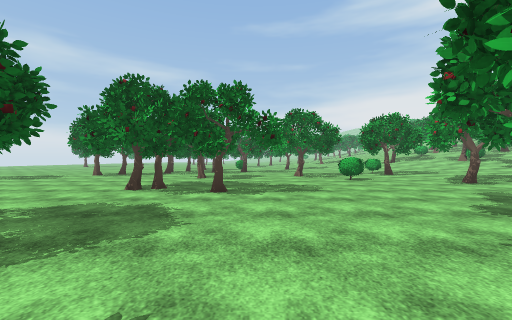
[1] (above)

24 first-person views from a walk through a scene from a Unity 3-D project. The camera is 1.4 m above the floor, looks level and sees 90° across. The floor is counted in squares, 2 m on a side. Each view is taken from the middle of a square. On the plan, view 1 faces up. The plan holds only what a view shows up to about 9 squares ahead; the rest is blank. The place goes on beyond the plan. The player character is not drawn. Some surface patterns are stand-ins.

[2]
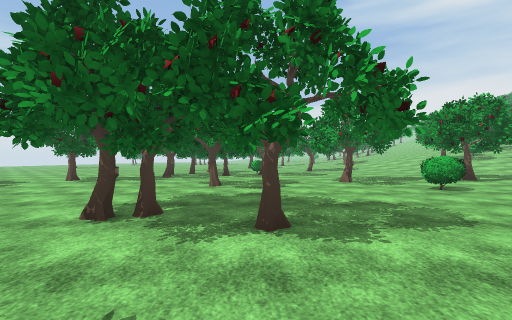

[3]
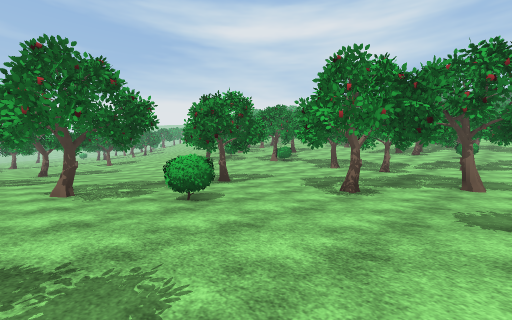

[4]
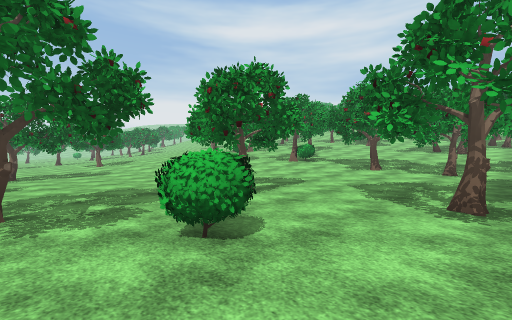

[5]
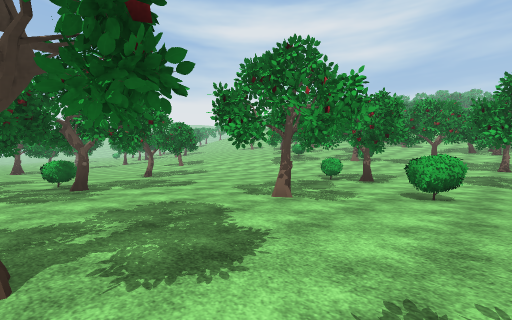

[6]
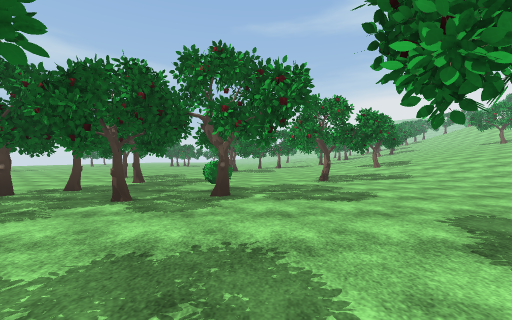

[7]
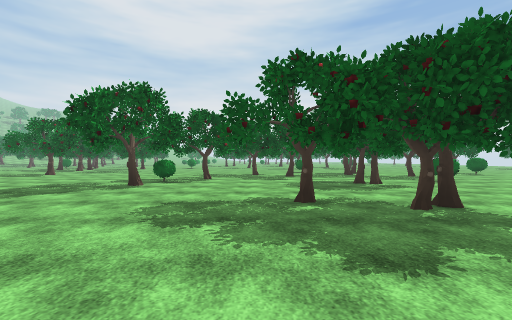

[8]
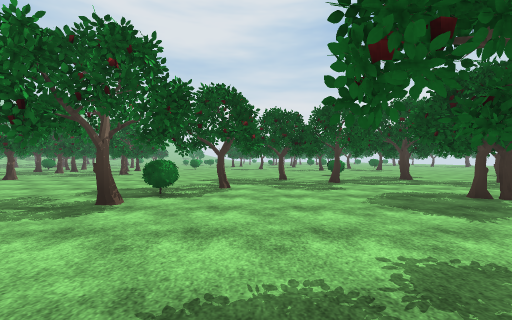

[9]
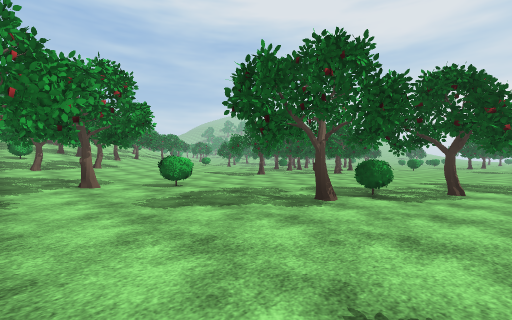

[10]
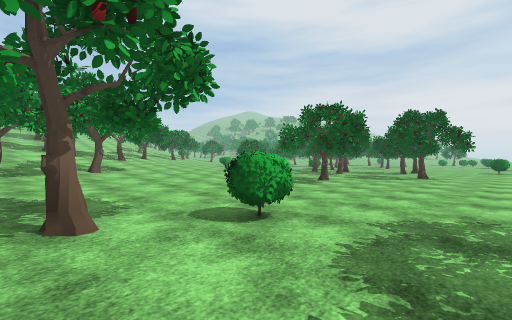

[11]
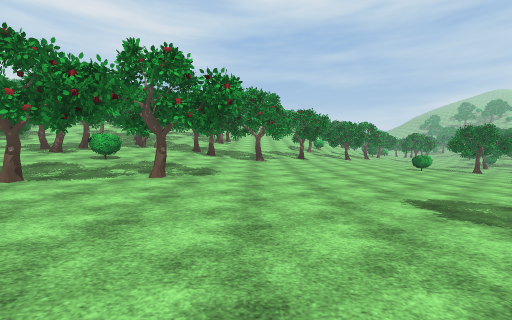

[12]
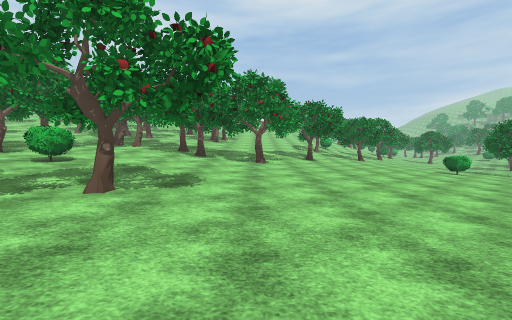

[13]
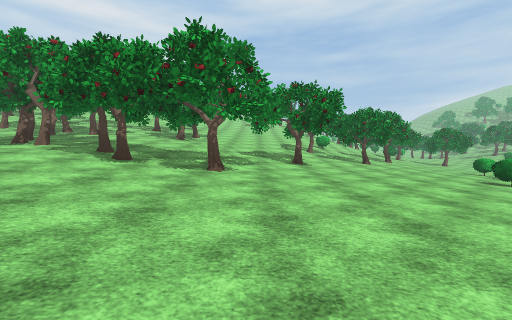

[14]
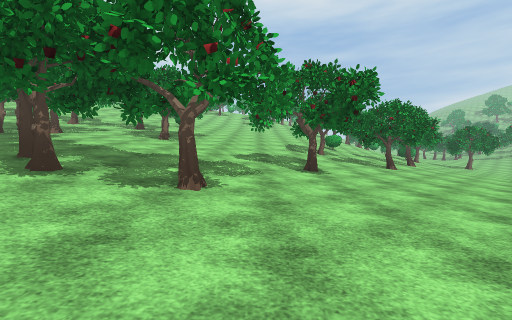

[15]
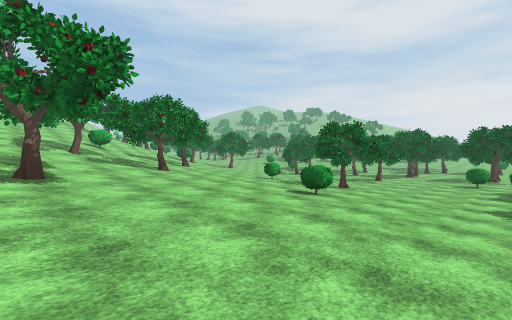

[16]
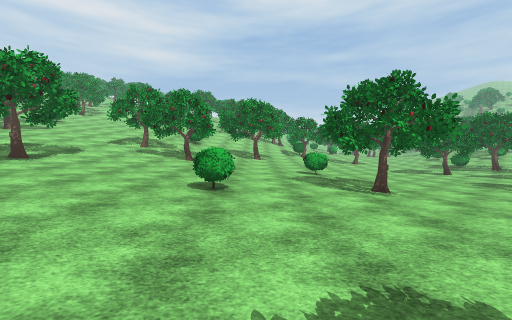

[17]
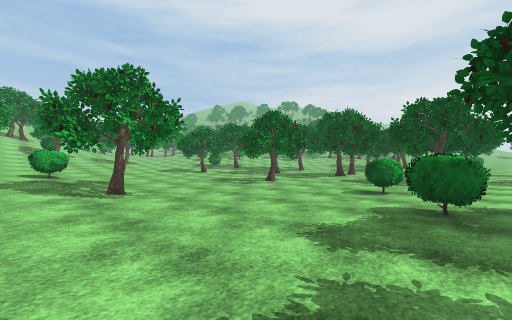

[18]
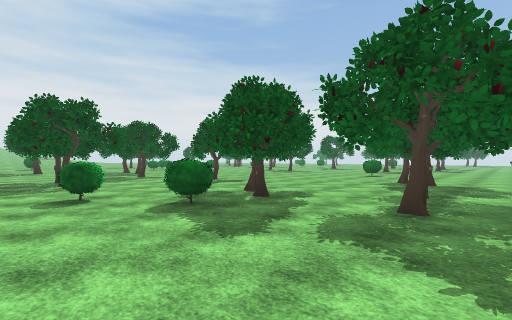

[19]
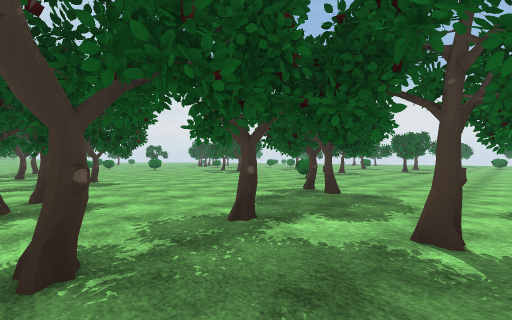

[20]
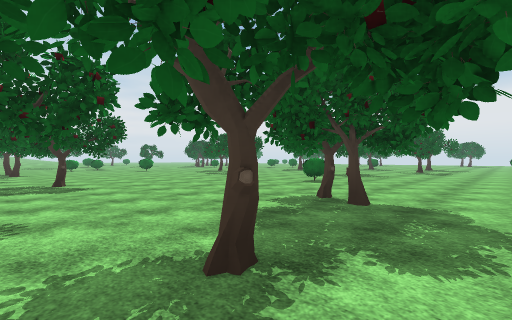

[21]
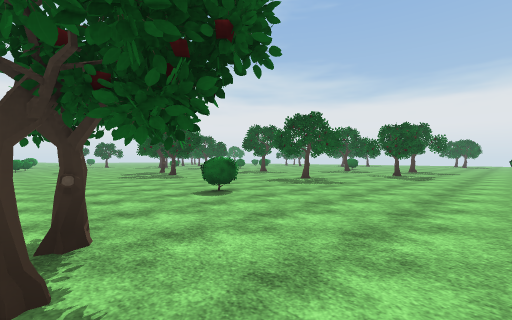

[22]
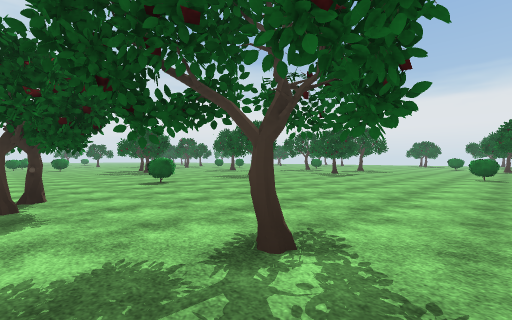

[23]
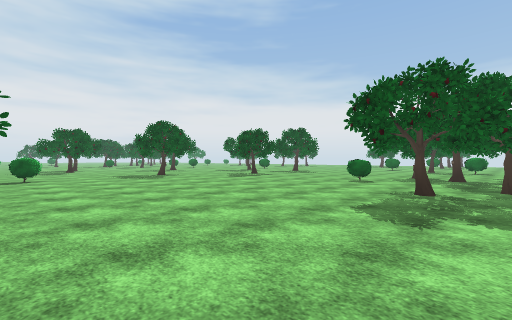

[24]
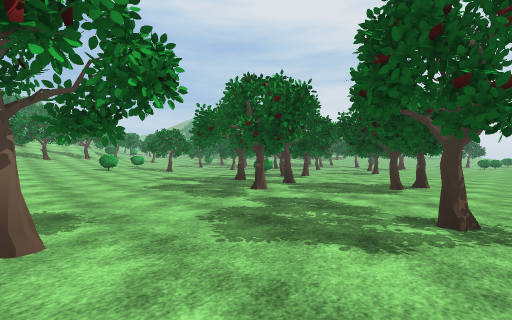

### Floor plan
Key: @ floor where view 1 was taken; # wall or solid block; x gap in a wall; . main floor; : floor 0.25 m higher than the main floor; + floor 0.5 m higher than the main floor; / step, stairs or slope; = window, fence, low wall or low ledge; ^ raised ledge; T thing the floor can be seen under or through.
Columns run from 3 left of view 1 to 24 right of it. Each row starts with its distance up from view 1.
 19  .... .:////
 18 .....#.::///
 17 .......:://
 16 ..=.....:/
 15  T#.....:
 14 TT. ....:
 13 .........: //
 12 ........#=:+//
 11 ......#. x:+//
 10 x#.......::++/#      #
  9 ......#..::++//// //##  //##
  8 .........#::+###////#//##/##
  7 TTT......# :+++##//////# //
  6  TT....... #+++x//#///##///
  5 T T........#:++//#/// ##///
  4 ....... ..^.:+++#////###///#
  3 #.....#......:++ //// #/////
  2 #.....#......::+//////#/////
  1 #...###.......::+///////#///
  0 .  @ ##........:+///////##//
 -1 .##.............:+///// ///
 -2 x###.........#..::+////////
 -3 .. ##............::////////#
 -4 #.................::///////#
 -5 ^.........##.......::/#////
 -6  ..........#........:://////
 -7 ...............#.....:://///
 -8 ...............#.#.....# /^/
 -9  ..........TTT. .......##///
-10   .........TT ...........::/
-11    .............TTT^.......:
-12      ...#........T .........
-13      ...............^.. #...
-14       .................   ..
-15        .......#. ......
-16         .......#....#..
-17          .......... #.
-18            ..     .##.

Where each view was taken, in squares from view 1:
view 1: 0 up, 0 right, facing up
view 2: 3 up, 1 left, facing up
view 3: 5 up, 1 right, facing up-right
view 4: 7 up, 2 right, facing up-right
view 5: 8 up, 2 left, facing up-right
view 6: 10 up, 0 right, facing up
view 7: 10 up, 0 right, facing down
view 8: 7 up, 1 right, facing down
view 9: 7 up, 1 right, facing down-right
view 10: 6 up, 5 right, facing down-right
view 11: 2 up, 8 right, facing right
view 12: 2 up, 10 right, facing right
view 13: 1 up, 13 right, facing right
view 14: 1 up, 15 right, facing right
view 15: 0 up, 16 right, facing down-right
view 16: 6 down, 15 right, facing right
view 17: 7 down, 15 right, facing down-right
view 18: 7 down, 18 right, facing down-left
view 19: 6 down, 14 right, facing down-left
view 20: 7 down, 13 right, facing down-left
view 21: 7 down, 9 right, facing down-left
view 22: 4 down, 9 right, facing down-left
view 23: 1 down, 6 right, facing down-left
view 24: 2 down, 7 right, facing down-right
